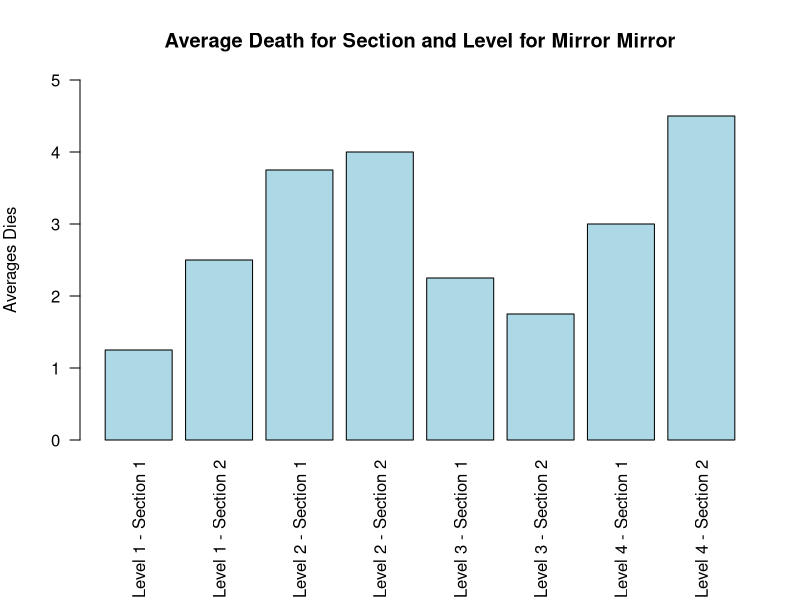

Here is the R script that generated this plot:
# Create a list of average values (replace with your actual values)
averages <- c(1.25, 2.5, 3.75, 4.0, 2.25, 1.75, 3.0, 4.5)

par(mar = c(8, 4, 4, 2))

# Create labels for each section and level
sections <- c("Level 1 - Section 1", "Level 1 - Section 2", 
              "Level 2 - Section 1", "Level 2 - Section 2", 
              "Level 3 - Section 1", "Level 3 - Section 2", 
              "Level 4 - Section 1", "Level 4 - Section 2")

# Plot the bar chart
barplot(averages, names.arg = sections, 
 main = "Average Death for Section and Level for Mirror Mirror", 
        ylab = "Averages Dies", ylim=c(0,5), las=2, col="lightblue")
